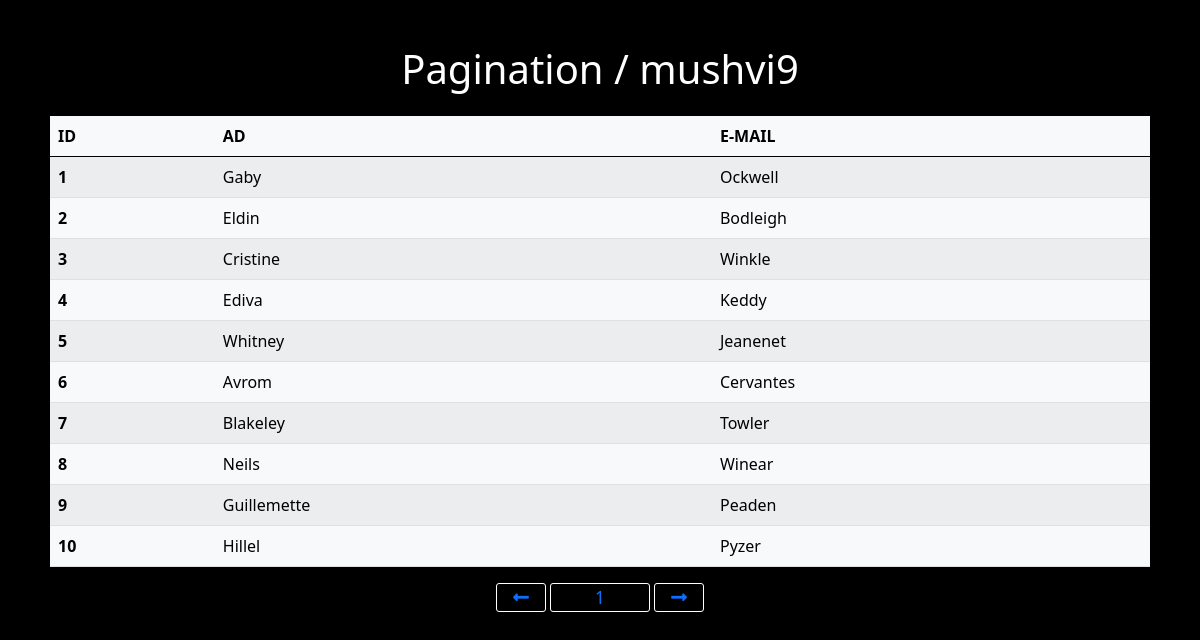
The page / on the database its author committed.
### tables this page shows
create table paginat (
	id INT,
	first_name VARCHAR(50),
	last_name VARCHAR(50)
);

### init.php (called while the page is built, shortened)
<?php
require_once 'db.php';
$page = 0;
$data = $db->prepare("SELECT * FROM paginat LIMIT $page,10");
$data ->execute([]);
$list = $data->fetchAll(PDO::FETCH_ASSOC);

### index.php (the view, shortened to what this page needs)
<?php
require_once 'init.php';
?>
<!DOCTYPE html>
<html>
<head>
	<link href="https://cdn.jsdelivr.net/npm/bootstrap@5.0.2/dist/css/bootstrap.min.css" rel="stylesheet">
	<link rel="stylesheet" href="https://cdnjs.cloudflare.com/ajax/libs/font-awesome/5.15.4/css/all.min.css" />
</head>
<body>
<div class="data">
	<h1>Pagination / mushvi9</h1>
<table class="table table-striped table-hover table-light">
  <thead>
    <tr>
      <th scope="col">ID</th>
      <th scope="col">AD</th>
      <th scope="col">E-MAIL</th>
    </tr>
  </thead>
  <tbody class="tbody">
  	<?php foreach ($list as $value) { ?>
    	<tr>
      		<th scope="row"><?=$value['id']?></th>
      		<td><?=$value['first_name']?></td>
      		<td><?=$value['last_name']?></td>
    	</tr>
	<?php } ?>
  </tbody>
</table>
<div class="nav-div">
<nav aria-label="Page navigation example">
  <button class="btn1"><i class="fas fa-long-arrow-alt-left"></i></button>
  <input type="text" name="sabitlendi" disabled="true" value="1">
  <button class="btn2"><i class="fas fa-long-arrow-alt-right"></i></button>
</nav>
</div>
</div>
</body>
</html>

### index.php (style rules this page uses)
* { margin: 0; padding: 0; box-sizing: border-box; }
body { background: #000; color: #fff; width: 100%; min-height: 100vh; }
.data { max-width: 1100px; margin: 0 auto; margin-top: 30px; }
h1 { text-align: center; padding: 15px 0; }
.nav-div { width: 100%; height: auto; display: flex; flex-direction: row; justify-content: center; align-items: center; }
.btn1,.btn2 { outline: none; width: 50px; height: auto; background: transparent; border-radius: 3px; border: 1px solid #fff; color: rgb(13,110,254); font-size: 18px; }
input[name=sabitlendi] { outline: none; width: 100px;height: auto; background: transparent; border-radius: 3px; border: 1px solid #fff; color: rgb(13,110,254); font-size: 18px; text-align: center; }

### rows shown on the page
paginat: id "1", first_name "Gaby", last_name "Ockwell"
paginat: id "2", first_name "Eldin", last_name "Bodleigh"
paginat: id "3", first_name "Cristine", last_name "Winkle"
paginat: id "4", first_name "Ediva", last_name "Keddy"
paginat: id "5", first_name "Whitney", last_name "Jeanenet"
paginat: id "6", first_name "Avrom", last_name "Cervantes"
paginat: id "7", first_name "Blakeley", last_name "Towler"
paginat: id "8", first_name "Neils", last_name "Winear"
paginat: id "9", first_name "Guillemette", last_name "Peaden"
paginat: id "10", first_name "Hillel", last_name "Pyzer"
